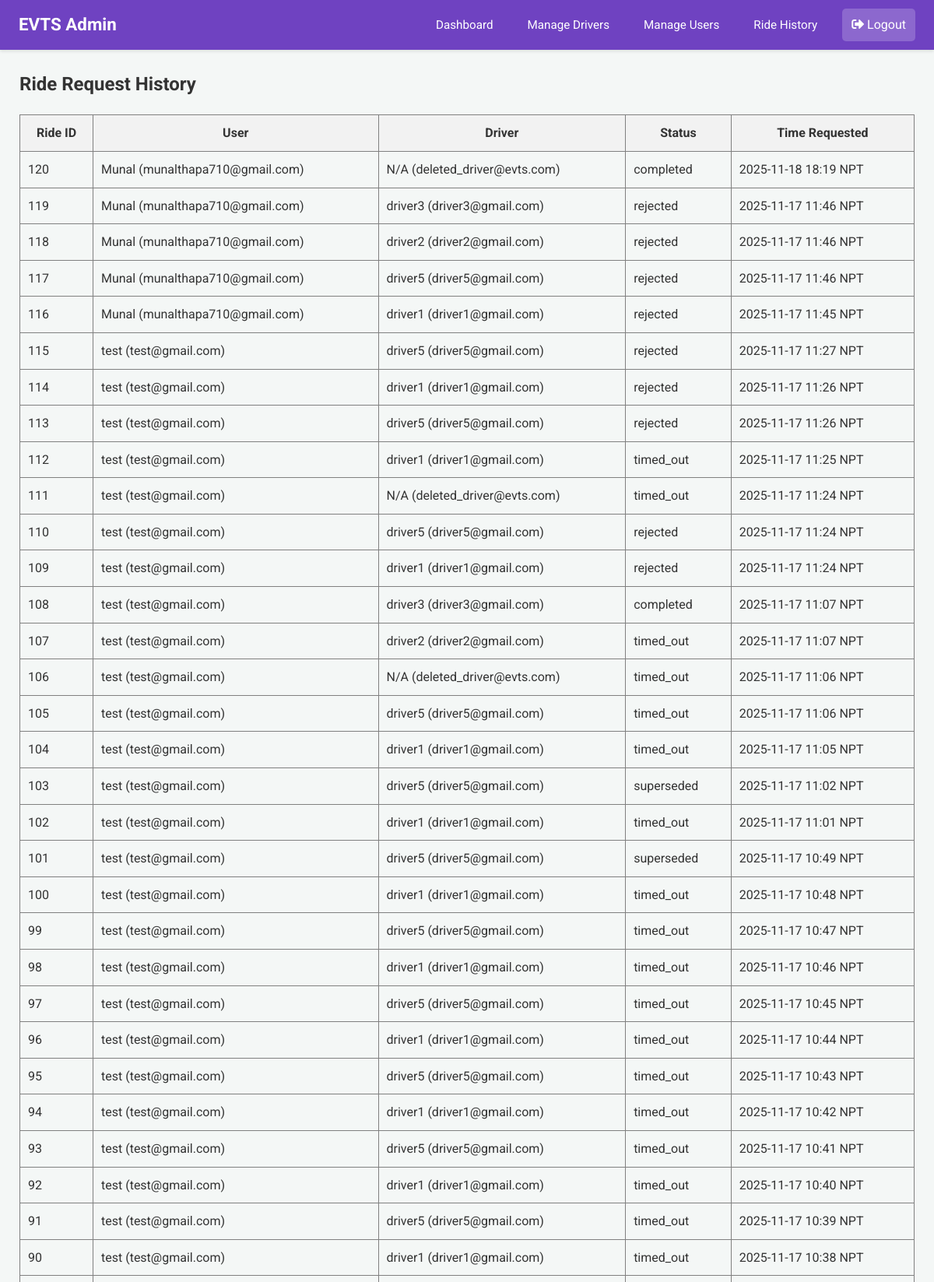
/admin/ride-history (signed in, upper part), run on the app's committed database.
### app.py (models this page shows)
class User(db.Model):
    email = db.Column(db.String(120), primary_key=True)
    name = db.Column(db.String(100))
    phone = db.Column(db.String(15))
    password = db.Column(db.String(256)) # Increased length for hash
    latitude = db.Column(db.Float, nullable=True)
    longitude = db.Column(db.Float, nullable=True)

class RideRequest(db.Model):
    __tablename__ = 'ride_request'
    id = db.Column(db.Integer, primary_key=True)
    user_email = db.Column(db.String(100), nullable=False)
    driver_email = db.Column(db.String(100), nullable=False)
    user_latitude_at_request = db.Column(db.Float, nullable=True)
    user_longitude_at_request = db.Column(db.Float, nullable=True)
    timestamp = db.Column(db.DateTime, default=lambda: datetime.now(timezone.utc))
    status = db.Column(db.String(20), default='Pending')

class Driver(db.Model):
    email = db.Column(db.String(120), primary_key=True)
    name = db.Column(db.String(100))
    phone = db.Column(db.String(15))
    password = db.Column(db.String(256)) # Increased length for hash
    vehicle = db.Column(db.String(50))
    node = db.Column(db.String(10), nullable=False)
    is_approved = db.Column(db.Boolean, default=False, nullable=False)

### app.py (the view)
@app.route('/admin/ride-history')
@login_required_admin
def global_ride_history():
    admin = Admin.query.get(session['admin'])
    all_rides = RideRequest.query.order_by(RideRequest.timestamp.desc()).all()
    enriched_rides = []
    for ride in all_rides:
        user = User.query.get(ride.user_email)
        driver = Driver.query.get(ride.driver_email)
        enriched_rides.append({
            'ride': ride,
            'user_name': user.name if user else 'N/A',
            'driver_name': driver.name if driver else 'N/A',
            'timestamp': format_datetime_npt(ride.timestamp) # Use your existing helper
        })
    response = make_response(render_template('admin_ride_history.html', admin=admin, rides=enriched_rides))
    return add_no_cache_to_response(response)

### app.py (called while the page is built)
def format_datetime_npt(dt_utc):
    if dt_utc is None: return "N/A"
    if dt_utc.tzinfo is None or dt_utc.tzinfo.utcoffset(dt_utc) is None:
        dt_utc = dt_utc.replace(tzinfo=timezone.utc)
    else:
        dt_utc = dt_utc.astimezone(timezone.utc)
    dt_npt = dt_utc.astimezone(NPT)
    return dt_npt.strftime('%Y-%m-%d %H:%M NPT')

def login_required_admin(f):
    @wraps(f)
    def decorated_function(*args, **kwargs):
        if 'admin' not in session:
            flash("Admin access required.", "error")
            return redirect(url_for('login'))
        return f(*args, **kwargs)
    return decorated_function

def add_no_cache_to_response(response):
    response.headers["Cache-Control"] = "no-cache, no-store, must-revalidate, public, max-age=0"
    response.headers["Pragma"] = "no-cache"
    response.headers["Expires"] = "0"
    return response

### templates/admin_ride_history.html
{% extends 'admin_base.html' %}
{% block content %}
<h2>Ride Request History</h2>
<table border="1" style="width: 100%; border-collapse: collapse; margin-top: 20px;">
  <thead>
    <tr style="background-color: #f2f2f2;">
      <th style="padding: 10px;">Ride ID</th>
      <th style="padding: 10px;">User</th>
      <th style="padding: 10px;">Driver</th>
      <th style="padding: 10px;">Status</th>
      <th style="padding: 10px;">Time Requested</th>
    </tr>
  </thead>
  <tbody>
  {% for item in rides %}
  <tr>
    <td style="padding: 10px;">{{ item.ride.id }}</td>
    <td style="padding: 10px;">{{ item.user_name }} ({{ item.ride.user_email }})</td>
    <td style="padding: 10px;">{{ item.driver_name }} ({{ item.ride.driver_email }})</td>
    <td style="padding: 10px;">{{ item.ride.status }}</td>
    <td style="padding: 10px;">{{ item.timestamp }}</td>
  </tr>
  {% endfor %}
  </tbody>
</table>
{% endblock %}

### static/css/dashboard_styles.css (style rules this page uses)
body { font-family: 'Roboto', 'Segoe UI', Tahoma, Geneva, Verdana, sans-serif; margin: 0; background-color: #f4f7f6; color: #333; line-height: 1.6; }
.dashboard-content h2, .dashboard-content h3, .dashboard-content h4 { color: #333; margin-top: 0; }

### data on the page
User: ride.id "120", user_name "Munal", ride.user_email "munalthapa710@gmail.com", driver_name "N/A", ride.driver_email "deleted_driver@evts.com", ride.status "completed", timestamp "2025-11-18 18:19 NPT", user_name "Munal" "Munal" "Munal" "Munal"
RideRequest: ride.id "119", ride.user_email "munalthapa710@gmail.com", ride.driver_email "driver3@gmail.com", ride.status "rejected"
Driver: driver_name "driver3" "driver3"
RideRequest: ride.id "118", ride.user_email "munalthapa710@gmail.com", ride.driver_email "driver2@gmail.com", ride.status "rejected"
Driver: driver_name "driver2" "driver2"
RideRequest: ride.id "117", ride.user_email "munalthapa710@gmail.com", ride.driver_email "driver5@gmail.com", ride.status "rejected"
Driver: driver_name "driver5" "driver5" "driver5" "driver5" "driver5" "driver5" "driver5" "driver5" "driver5" "driver5" "driver5" "driver5"
RideRequest: ride.id "116", ride.user_email "munalthapa710@gmail.com", ride.driver_email "driver1@gmail.com", ride.status "rejected"
Driver: driver_name "driver1" "driver1" "driver1" "driver1" "driver1" "driver1" "driver1" "driver1" "driver1" "driver1" "driver1" "driver1"
RideRequest: ride.id "115", ride.user_email "test@gmail.com", ride.driver_email "driver5@gmail.com", ride.status "rejected"
User: user_name "test" "test" "test" "test" "test" "test" "test" "test" "test" "test" "test" "test" "test" "test" "test" "test" "test" "test" "test" "test" "test" "test" "test" "test", ride.id "111", user_name "test", ride.user_email "test@gmail.com", driver_name "N/A", ride.driver_email "deleted_driver@evts.com", ride.status "timed_out", timestamp "2025-11-17 11:24 NPT", ride.id "106", timestamp "2025-11-17 11:06 NPT"
RideRequest: ride.id "114", ride.user_email "test@gmail.com", ride.driver_email "driver1@gmail.com", ride.status "rejected"
RideRequest: ride.id "113", ride.user_email "test@gmail.com", ride.driver_email "driver5@gmail.com", ride.status "rejected"
RideRequest: ride.id "112", ride.user_email "test@gmail.com", ride.driver_email "driver1@gmail.com", ride.status "timed_out"
RideRequest: ride.id "110", ride.user_email "test@gmail.com", ride.driver_email "driver5@gmail.com", ride.status "rejected"
RideRequest: ride.id "109", ride.user_email "test@gmail.com", ride.driver_email "driver1@gmail.com", ride.status "rejected"
RideRequest: ride.id "108", ride.user_email "test@gmail.com", ride.driver_email "driver3@gmail.com", ride.status "completed"
RideRequest: ride.id "107", ride.user_email "test@gmail.com", ride.driver_email "driver2@gmail.com", ride.status "timed_out"
RideRequest: ride.id "105", ride.user_email "test@gmail.com", ride.driver_email "driver5@gmail.com", ride.status "timed_out"
RideRequest: ride.id "104", ride.user_email "test@gmail.com", ride.driver_email "driver1@gmail.com", ride.status "timed_out"
RideRequest: ride.id "103", ride.user_email "test@gmail.com", ride.driver_email "driver5@gmail.com", ride.status "superseded"
RideRequest: ride.id "102", ride.user_email "test@gmail.com", ride.driver_email "driver1@gmail.com", ride.status "timed_out"
RideRequest: ride.id "101", ride.user_email "test@gmail.com", ride.driver_email "driver5@gmail.com", ride.status "superseded"
RideRequest: ride.id "100", ride.user_email "test@gmail.com", ride.driver_email "driver1@gmail.com", ride.status "timed_out"
RideRequest: ride.id "99", ride.user_email "test@gmail.com", ride.driver_email "driver5@gmail.com", ride.status "timed_out"
RideRequest: ride.id "98", ride.user_email "test@gmail.com", ride.driver_email "driver1@gmail.com", ride.status "timed_out"
RideRequest: ride.id "97", ride.user_email "test@gmail.com", ride.driver_email "driver5@gmail.com", ride.status "timed_out"
RideRequest: ride.id "96", ride.user_email "test@gmail.com", ride.driver_email "driver1@gmail.com", ride.status "timed_out"
RideRequest: ride.id "95", ride.user_email "test@gmail.com", ride.driver_email "driver5@gmail.com", ride.status "timed_out"
RideRequest: ride.id "94", ride.user_email "test@gmail.com", ride.driver_email "driver1@gmail.com", ride.status "timed_out"
RideRequest: ride.id "93", ride.user_email "test@gmail.com", ride.driver_email "driver5@gmail.com", ride.status "timed_out"
RideRequest: ride.id "92", ride.user_email "test@gmail.com", ride.driver_email "driver1@gmail.com", ride.status "timed_out"
RideRequest: ride.id "91", ride.user_email "test@gmail.com", ride.driver_email "driver5@gmail.com", ride.status "timed_out"
RideRequest: ride.id "90", ride.user_email "test@gmail.com", ride.driver_email "driver1@gmail.com", ride.status "timed_out"

### other printed values
{{ item.timestamp }} "2025-11-17 11:46 NPT" "2025-11-17 11:46 NPT" "2025-11-17 11:46 NPT" "2025-11-17 11:45 NPT" "2025-11-17 11:27 NPT" "2025-11-17 11:26 NPT" "2025-11-17 11:26 NPT" "2025-11-17 11:25 NPT" "2025-11-17 11:24 NPT" "2025-11-17 11:24 NPT" "2025-11-17 11:07 NPT" "2025-11-17 11:07 NPT" "2025-11-17 11:06 NPT" "2025-11-17 11:05 NPT" "2025-11-17 11:02 NPT" "2025-11-17 11:01 NPT" "2025-11-17 10:49 NPT" "2025-11-17 10:48 NPT" "2025-11-17 10:47 NPT" "2025-11-17 10:46 NPT" "2025-11-17 10:45 NPT" "2025-11-17 10:44 NPT" "2025-11-17 10:43 NPT" "2025-11-17 10:42 NPT" "2025-11-17 10:41 NPT" "2025-11-17 10:40 NPT" "2025-11-17 10:39 NPT" "2025-11-17 10:38 NPT"
